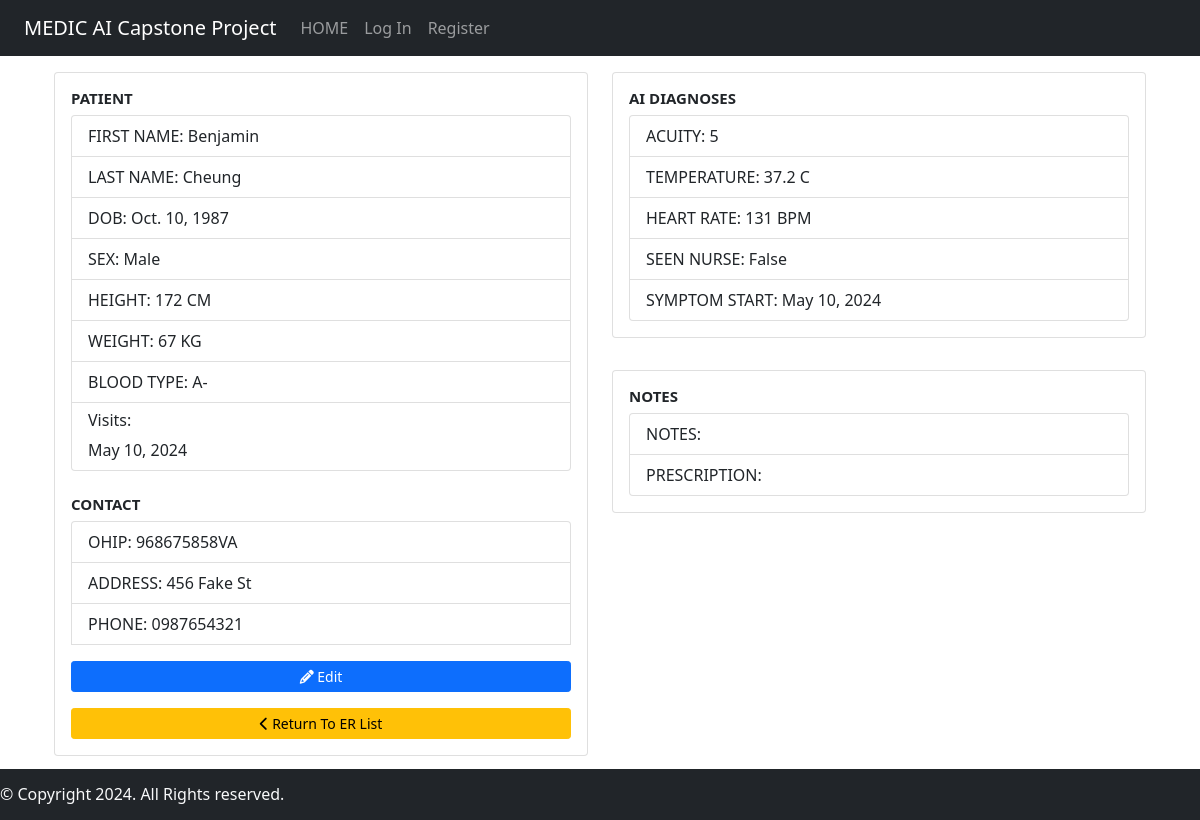
Before: /patientinfo/2 with the older database file.
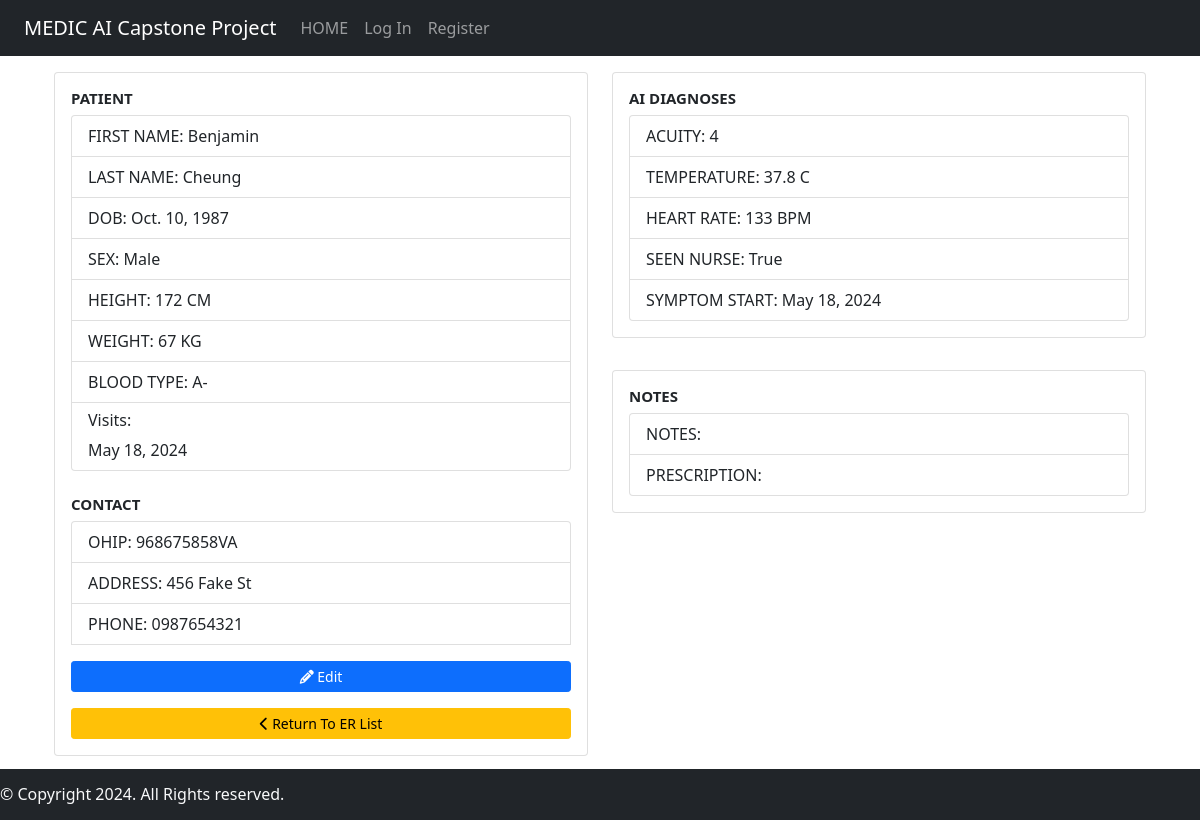
After: the same page with the newer database file.
### medicAI/models.py (models this page shows)
class Patient(models.Model):
    BLOOD_TYPE = [
        ('AB+', 'AB+'),
        ('AB-', 'AB-'),
        ('A+', 'A+'),
        ('A-', 'A-'),
        ('B+', 'B+'),
        ('B-', 'B-'),
        ('O+', 'O+'),
        ('O-', 'O-'),
    ]
    SEX_CHOICES = [
        ('Male', 'Male'),
        ('Female', 'Female'),
        ('Other', 'Other'),
    ]
    first_name = models.CharField(max_length=64)
    last_name = models.CharField(max_length=64)
    dob = models.DateField()
    address = models.CharField(max_length=64, blank=True)
    phone_number = models.CharField(max_length=10, blank=True)
    height = models.IntegerField(blank=True)
    weight = models.IntegerField(blank=True)
    sex = models.CharField(max_length=6, choices=SEX_CHOICES)
    ohip = models.CharField(max_length=12)
    blood_type = models.CharField(
        max_length=3,
        choices=BLOOD_TYPE,
        default="",
        blank=True
    )

class Hospital_Visit(models.Model):
    ACUITY_CHOICES = [
        ('1', '1'),
        ('2', '2'),
        ('3', '3'),
        ('4', '4'),
        ('5', '5'),
    ]
    patient = models.ForeignKey(Patient, on_delete=models.CASCADE)
    symptom_start_date = models.DateField(default=timezone.now, blank=True)
    acuity = models.CharField(max_length=1, choices=ACUITY_CHOICES, default='5')
    temperature = models.DecimalField(
        max_digits=3,
        decimal_places=1,
        null=True,
        blank=True,
        validators=[MinValueValidator(30), MaxValueValidator(45)]
    )
    heart_rate = models.IntegerField(null=True, blank=True)
    prescription = models.CharField(max_length=200, blank=True)
    diagnosis = models.CharField(max_length=200, blank=True)
    seen_nurse = models.BooleanField(default=False)
    er_doctor = models.ForeignKey(User, on_delete=models.CASCADE, null=True)
    symptoms = models.CharField(max_length=500, null=True, blank=True )

### medicAI/views.py (the view)
# urls.py: path("patientinfo/<str:patient_id>", views.patient_info, name="patientinfo"),
def patient_info(request, patient_id):
    patient = Patient.objects.get(pk=patient_id)
    visit_list = Hospital_Visit.objects.filter(patient=patient_id).order_by('-symptom_start_date')
    most_recent_visit = visit_list.first()
    context= {
        'patient': patient,
        'visit_list' : visit_list,
        'current_visit': most_recent_visit
    }
    return render(request, "medicAI/patientinfo.html", context)

### medicAI/templates/medicAI/patientinfo.html (shortened to what this page needs)
{% extends "medicAI/layout.html" %}
{% block body %}
<div class="container" style="margin-top: 1rem; margin-bottom: 3rem;">
    <div class="row">
        <div class="col-md-6">
            <div class="card" style="margin-bottom: 1rem;">
                <div class="card-body">
                    <h5 class="card-title" style="font-size: 15px; font-weight: bold;">PATIENT</h5>
                    <ul class="list-group">
                        <li class="list-group-item">FIRST NAME: {{ patient.first_name }}</li>
                        <li class="list-group-item">LAST NAME: {{ patient.last_name }}</li>
                        <li class="list-group-item">DOB: {{ patient.dob }}</li>
                        <li class="list-group-item">SEX: {{ patient.sex }}</li>
                        <li class="list-group-item">HEIGHT: {{ patient.height }} CM</li>
                        <li class="list-group-item">WEIGHT: {{ patient.weight }} KG</li>
                        <li class="list-group-item">BLOOD TYPE: {{ patient.blood_type }}</li>
                        <li class="list-group-item">
                            <h6>Visits:</h6>
                            <ul class="list-group" style="list-style-type: none; padding-left: 0;">
                                {% for visit in visit_list %}
                                <li>{{ visit.symptom_start_date }}</li>
                                {% endfor %}
                            </ul>
                        </li>
                    </ul>
                    <br/>
                    <h5 class="card-title" style="font-size: 15px; font-weight: bold;">CONTACT</h5>
                    <ul class="list-group">
                        <li class="list-group-item">OHIP: {{ patient.ohip }}</li>
                        <li class="list-group-item">ADDRESS: {{ patient.address }}</li>
                        <li class="list-group-item">PHONE: {{ patient.phone_number }}</li>
                    <a href="{% url 'editpatientinfo' patient_id=patient.id %}" class="btn btn-primary btn-sm" style="margin-top: 1rem;"><i class="fas fa-pencil-alt"></i> Edit</a>
                    <a href="{% url 'patientlist' %}" class="btn btn-warning btn-sm" style="margin-top: 1rem;"><i class="fas fa-chevron-left"></i> Return To ER List</a>
                </div>
            </div>
        </div>
        <div class="col-md-6">
            <div class="card" style="margin-bottom: 1rem;">
                <div class="card-body">
                    <h5 class="card-title" style="font-size: 15px; font-weight: bold;">AI DIAGNOSES</h5>
                    <ul class="list-group">
                        <li class="list-group-item">ACUITY: {{ current_visit.acuity }}</li>
                        <li class="list-group-item">TEMPERATURE: {{ current_visit.temperature }} C</li>
                        <li class="list-group-item">HEART RATE: {{ current_visit.heart_rate }} BPM</li>
                        <li class="list-group-item">SEEN NURSE: {{ current_visit.seen_nurse }} </li>
                        <li class="list-group-item">SYMPTOM START: {{ current_visit.symptom_start_date }}</li>
                    </ul>
                </div>
            </div>
            <div class="card">
                <div class="card-body">
                    <h5 class="card-title" style="font-size: 15px; font-weight: bold;">NOTES</h5>
                    <ul class="list-group">
                        <li class="list-group-item">NOTES: {{ current_visit.diagnosis }}</li>
                        <li class="list-group-item">PRESCRIPTION: {{ current_visit.prescription }}</li>
                    </ul>
                </div>
            </div>
        </div>
    </div>
</div>
{% endblock %}

### medicAI/templates/medicAI/layout.html (shortened to what this page needs)
<!DOCTYPE html>
    <html lang="en">
        <head>
            {% load bootstrap5 %}
            {% bootstrap_css %}
            {% load static %}
            <link href="{% static 'medicAI/styles.css' %}" rel="stylesheet">
            <link href="{% static 'fontawesomefree/css/fontawesome.css' %}" rel="stylesheet" type="text/css">
            <link href="{% static 'fontawesomefree/css/brands.css' %}" rel="stylesheet" type="text/css">
            <link href="{% static 'fontawesomefree/css/solid.css' %}" rel="stylesheet" type="text/css">
            <link href="https://cdn.jsdelivr.net/npm/bootstrap@5.0.0-alpha3/dist/css/bootstrap.min.css" rel="stylesheet">
            <link rel="stylesheet" href="https://cdnjs.cloudflare.com/ajax/libs/bootstrap-datepicker/1.9.0/css/bootstrap-datepicker.min.css">
            <link rel="stylesheet" href="https://cdnjs.cloudflare.com/ajax/libs/font-awesome/4.7.0/css/font-awesome.min.css">
        </head>
        <body>
            <nav class="navbar navbar-expand-lg navbar-dark bg-dark">
                <div class="container-fluid">
                    <a class="navbar-brand" href="/">MEDIC AI Capstone Project</a>
                    <div class="collapse navbar-collapse" id="navbarSupportedContent">
                        <ul class="navbar-nav me-auto mb-2 mb-lg-0">
                            <li class="nav-item">
                                <a class="nav-link" href="/">HOME</a>
                            </li>
                            {% if user.is_authenticated %}
                            <li class="nav-item">
                                <a class="nav-link" href="{% url 'patientlist' %}">PATIENTS</a>
                            </li>
                            <li class="nav-item">
                                <a class="nav-link" href="{% url 'logout' %}" name="logout">Log Out</a>
                            </li>
                            <li class="nav-item">
                                <a class="nav-link" href="" id="user-logo"></a>
                            </li>
                            {% else %}
                            <li class="nav-item">
                                <a class="nav-link" href="{% url 'login' %}">Log In</a>
                            </li>
                            <li class="nav-item">
                                <a class="nav-link" href="#">Register</a>
                            </li>
                            {% endif %}
                        </ul>
                    </div>
                </div>
            </nav>
            {% block body %}
            {% endblock %}
            <footer>
                <nav class="navbar fixed-bottom nav-background nav bg-dark" style="padding-bottom: 0;">
                  <h6 class="display-50 navbar-text text-light">&copy; Copyright 2024. All Rights reserved.</h6>
                </nav>
            </footer>
        </body>
    </html>
<!DOCTYPE html>

### medicAI/static/medicAI/styles.css (style rules this page uses)
.card { border: none; border-radius: 5px; background-color: #E8E5E4; }

Changed rows visible on the page:
removed Hospital_Visit: symptom_start_date "May 10, 2024", acuity "5", temperature "37.2", heart_rate "131", seen_nurse "False"
added Hospital_Visit: symptom_start_date "May 18, 2024", acuity "4", temperature "37.8", heart_rate "133", seen_nurse "True"
